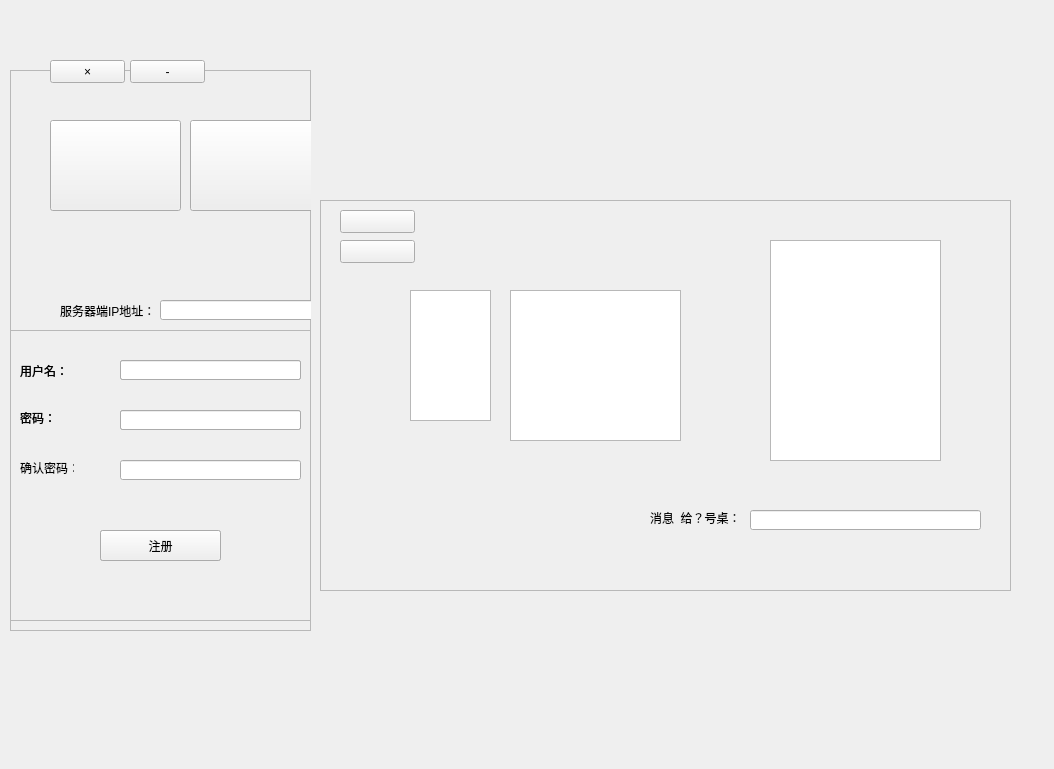
<?xml version="1.0" encoding="UTF-8"?>
<ui version="4.0">
 <class>MainWindow</class>
 <widget class="QMainWindow" name="MainWindow">
  <property name="geometry">
   <rect>
    <x>0</x>
    <y>0</y>
    <width>1054</width>
    <height>769</height>
   </rect>
  </property>
  <property name="windowTitle">
   <string>MainWindow</string>
  </property>
  <widget class="QWidget" name="centralWidget">
   <widget class="QFrame" name="frameLogin">
    <property name="geometry">
     <rect>
      <x>10</x>
      <y>70</y>
      <width>301</width>
      <height>561</height>
     </rect>
    </property>
    <property name="frameShape">
     <enum>QFrame::StyledPanel</enum>
    </property>
    <property name="frameShadow">
     <enum>QFrame::Raised</enum>
    </property>
    <widget class="QLineEdit" name="serverIPLineEdit">
     <property name="geometry">
      <rect>
       <x>150</x>
       <y>230</y>
       <width>181</width>
       <height>20</height>
      </rect>
     </property>
    </widget>
    <widget class="QLabel" name="serverIPLabel">
     <property name="geometry">
      <rect>
       <x>50</x>
       <y>230</y>
       <width>91</width>
       <height>21</height>
      </rect>
     </property>
     <property name="text">
      <string>服务器端IP地址：</string>
     </property>
    </widget>
    <widget class="QFrame" name="frame_login">
     <property name="geometry">
      <rect>
       <x>0</x>
       <y>260</y>
       <width>301</width>
       <height>291</height>
      </rect>
     </property>
     <property name="frameShape">
      <enum>QFrame::StyledPanel</enum>
     </property>
     <property name="frameShadow">
      <enum>QFrame::Raised</enum>
     </property>
     <widget class="QLineEdit" name="unLineEdit">
      <property name="geometry">
       <rect>
        <x>110</x>
        <y>30</y>
        <width>181</width>
        <height>20</height>
       </rect>
      </property>
     </widget>
     <widget class="QLabel" name="usernameLabel">
      <property name="geometry">
       <rect>
        <x>10</x>
        <y>30</y>
        <width>101</width>
        <height>21</height>
       </rect>
      </property>
      <property name="text">
       <string>用户名：</string>
      </property>
     </widget>
     <widget class="QLabel" name="pwLabel">
      <property name="geometry">
       <rect>
        <x>10</x>
        <y>80</y>
        <width>54</width>
        <height>16</height>
       </rect>
      </property>
      <property name="text">
       <string>密码：</string>
      </property>
     </widget>
     <widget class="QLineEdit" name="pwLineEdit">
      <property name="geometry">
       <rect>
        <x>110</x>
        <y>80</y>
        <width>181</width>
        <height>20</height>
       </rect>
      </property>
      <property name="echoMode">
       <enum>QLineEdit::Password</enum>
      </property>
     </widget>
     <widget class="QPushButton" name="loginBtn">
      <property name="geometry">
       <rect>
        <x>90</x>
        <y>200</y>
        <width>121</width>
        <height>31</height>
       </rect>
      </property>
      <property name="text">
       <string>登录</string>
      </property>
     </widget>
    </widget>
    <widget class="QFrame" name="frame_Register">
     <property name="geometry">
      <rect>
       <x>0</x>
       <y>260</y>
       <width>301</width>
       <height>291</height>
      </rect>
     </property>
     <property name="frameShape">
      <enum>QFrame::StyledPanel</enum>
     </property>
     <property name="frameShadow">
      <enum>QFrame::Raised</enum>
     </property>
     <widget class="QLabel" name="UserNameLabel">
      <property name="geometry">
       <rect>
        <x>10</x>
        <y>30</y>
        <width>54</width>
        <height>21</height>
       </rect>
      </property>
      <property name="text">
       <string>用户名：</string>
      </property>
     </widget>
     <widget class="QLineEdit" name="UserNameLineEdit">
      <property name="geometry">
       <rect>
        <x>110</x>
        <y>30</y>
        <width>181</width>
        <height>20</height>
       </rect>
      </property>
     </widget>
     <widget class="QLabel" name="PasswordLabel">
      <property name="geometry">
       <rect>
        <x>10</x>
        <y>80</y>
        <width>54</width>
        <height>16</height>
       </rect>
      </property>
      <property name="text">
       <string>密码：</string>
      </property>
     </widget>
     <widget class="QLineEdit" name="PasswordLineEdit">
      <property name="geometry">
       <rect>
        <x>110</x>
        <y>80</y>
        <width>181</width>
        <height>20</height>
       </rect>
      </property>
      <property name="echoMode">
       <enum>QLineEdit::Password</enum>
      </property>
     </widget>
     <widget class="QLabel" name="ConfirmLabel">
      <property name="geometry">
       <rect>
        <x>10</x>
        <y>130</y>
        <width>54</width>
        <height>16</height>
       </rect>
      </property>
      <property name="text">
       <string>确认密码：</string>
      </property>
     </widget>
     <widget class="QLineEdit" name="ConfirmLineEdit">
      <property name="geometry">
       <rect>
        <x>110</x>
        <y>130</y>
        <width>181</width>
        <height>20</height>
       </rect>
      </property>
      <property name="echoMode">
       <enum>QLineEdit::Password</enum>
      </property>
     </widget>
     <widget class="QPushButton" name="registerBtn">
      <property name="geometry">
       <rect>
        <x>90</x>
        <y>200</y>
        <width>121</width>
        <height>31</height>
       </rect>
      </property>
      <property name="text">
       <string>注册</string>
      </property>
     </widget>
    </widget>
    <widget class="QPushButton" name="btnToLogin">
     <property name="geometry">
      <rect>
       <x>40</x>
       <y>50</y>
       <width>131</width>
       <height>91</height>
      </rect>
     </property>
     <property name="text">
      <string/>
     </property>
    </widget>
    <widget class="QPushButton" name="btnToRegister">
     <property name="geometry">
      <rect>
       <x>180</x>
       <y>50</y>
       <width>131</width>
       <height>91</height>
      </rect>
     </property>
     <property name="text">
      <string/>
     </property>
    </widget>
   </widget>
   <widget class="QFrame" name="frameMain">
    <property name="geometry">
     <rect>
      <x>320</x>
      <y>200</y>
      <width>691</width>
      <height>391</height>
     </rect>
    </property>
    <property name="frameShape">
     <enum>QFrame::StyledPanel</enum>
    </property>
    <property name="frameShadow">
     <enum>QFrame::Raised</enum>
    </property>
    <widget class="QListWidget" name="listMsg">
     <property name="geometry">
      <rect>
       <x>450</x>
       <y>40</y>
       <width>171</width>
       <height>221</height>
      </rect>
     </property>
    </widget>
    <widget class="QLabel" name="labelMsg">
     <property name="geometry">
      <rect>
       <x>330</x>
       <y>310</y>
       <width>101</width>
       <height>16</height>
      </rect>
     </property>
     <property name="text">
      <string>消息  给？号桌：</string>
     </property>
    </widget>
    <widget class="QLineEdit" name="lineEditMsg">
     <property name="geometry">
      <rect>
       <x>430</x>
       <y>310</y>
       <width>231</width>
       <height>20</height>
      </rect>
     </property>
    </widget>
    <widget class="QPushButton" name="btnSendMsg">
     <property name="geometry">
      <rect>
       <x>730</x>
       <y>480</y>
       <width>75</width>
       <height>21</height>
      </rect>
     </property>
     <property name="text">
      <string>发送消息</string>
     </property>
    </widget>
    <widget class="QTableView" name="tableViewSelect">
     <property name="geometry">
      <rect>
       <x>190</x>
       <y>90</y>
       <width>171</width>
       <height>151</height>
      </rect>
     </property>
    </widget>
    <widget class="QTableView" name="tableViewDishState">
     <property name="geometry">
      <rect>
       <x>90</x>
       <y>90</y>
       <width>81</width>
       <height>131</height>
      </rect>
     </property>
    </widget>
    <widget class="QPushButton" name="btnToTable">
     <property name="geometry">
      <rect>
       <x>20</x>
       <y>10</y>
       <width>75</width>
       <height>23</height>
      </rect>
     </property>
     <property name="text">
      <string/>
     </property>
    </widget>
    <widget class="QPushButton" name="btnToDish">
     <property name="geometry">
      <rect>
       <x>20</x>
       <y>40</y>
       <width>75</width>
       <height>23</height>
      </rect>
     </property>
     <property name="text">
      <string/>
     </property>
    </widget>
   </widget>
   <widget class="QPushButton" name="btnCloseWindow">
    <property name="geometry">
     <rect>
      <x>50</x>
      <y>60</y>
      <width>75</width>
      <height>23</height>
     </rect>
    </property>
    <property name="text">
     <string>×</string>
    </property>
   </widget>
   <widget class="QPushButton" name="btnMinWindow">
    <property name="geometry">
     <rect>
      <x>130</x>
      <y>60</y>
      <width>75</width>
      <height>23</height>
     </rect>
    </property>
    <property name="text">
     <string>-</string>
    </property>
   </widget>
  </widget>
 </widget>
 <layoutdefault spacing="6" margin="11"/>
 <resources/>
 <connections/>
</ui>
